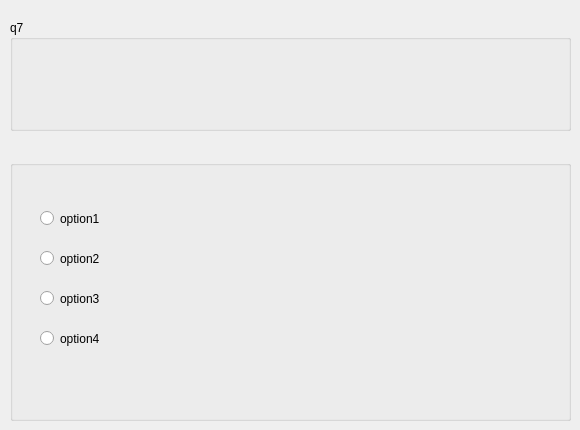
    <widget class="QWidget" name="page_7">
     <widget class="QGroupBox" name="groupBox_14">
      <property name="geometry">
       <rect>
        <x>10</x>
        <y>20</y>
        <width>561</width>
        <height>111</height>
       </rect>
      </property>
      <property name="title">
       <string>q7</string>
      </property>
      <widget class="QLabel" name="questionLabel_7">
       <property name="geometry">
        <rect>
         <x>20</x>
         <y>10</y>
         <width>541</width>
         <height>91</height>
        </rect>
       </property>
       <property name="text">
        <string/>
       </property>
      </widget>
     </widget>
     <widget class="QGroupBox" name="groupBox_28">
      <property name="geometry">
       <rect>
        <x>10</x>
        <y>160</y>
        <width>561</width>
        <height>261</height>
       </rect>
      </property>
      <property name="title">
       <string/>
      </property>
      <widget class="QRadioButton" name="option1_20">
       <property name="geometry">
        <rect>
         <x>30</x>
         <y>50</y>
         <width>82</width>
         <height>17</height>
        </rect>
       </property>
       <property name="text">
        <string>option1</string>
       </property>
      </widget>
      <widget class="QRadioButton" name="option2_20">
       <property name="geometry">
        <rect>
         <x>30</x>
         <y>90</y>
         <width>82</width>
         <height>17</height>
        </rect>
       </property>
       <property name="text">
        <string>option2</string>
       </property>
      </widget>
      <widget class="QRadioButton" name="option3_20">
       <property name="geometry">
        <rect>
         <x>30</x>
         <y>130</y>
         <width>82</width>
         <height>17</height>
        </rect>
       </property>
       <property name="text">
        <string>option3</string>
       </property>
      </widget>
      <widget class="QRadioButton" name="option4_20">
       <property name="geometry">
        <rect>
         <x>30</x>
         <y>170</y>
         <width>82</width>
         <height>17</height>
        </rect>
       </property>
       <property name="text">
        <string>option4</string>
       </property>
      </widget>
      <widget class="QLabel" name="answer1_20">
       <property name="geometry">
        <rect>
         <x>40</x>
         <y>70</y>
         <width>47</width>
         <height>13</height>
        </rect>
       </property>
       <property name="text">
        <string/>
       </property>
      </widget>
      <widget class="QLabel" name="answer2_20">
       <property name="geometry">
        <rect>
         <x>40</x>
         <y>190</y>
         <width>47</width>
         <height>13</height>
        </rect>
       </property>
       <property name="text">
        <string/>
       </property>
      </widget>
      <widget class="QLabel" name="answer3_20">
       <property name="geometry">
        <rect>
         <x>40</x>
         <y>150</y>
         <width>47</width>
         <height>13</height>
        </rect>
       </property>
       <property name="text">
        <string/>
       </property>
      </widget>
      <widget class="QLabel" name="answer4_20">
       <property name="geometry">
        <rect>
         <x>40</x>
         <y>110</y>
         <width>47</width>
         <height>13</height>
        </rect>
       </property>
       <property name="text">
        <string/>
       </property>
      </widget>
     </widget>
    </widget>
